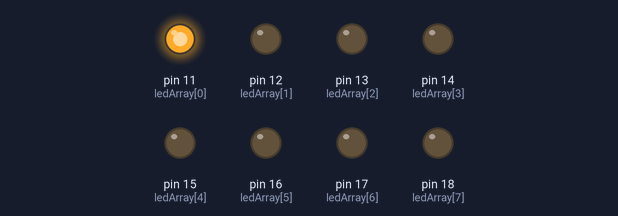
Bench run of a sketch on a simulated Arduino Uno, built with avr-gcc and run on an emulated ATmega328P. Shown: output pins drawn as LEDs (lit = HIGH).

Above: at 0.05 s.
At 1.05 s:
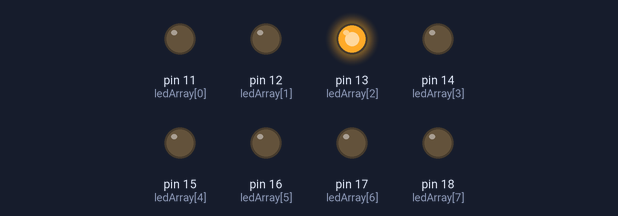
At 2.05 s:
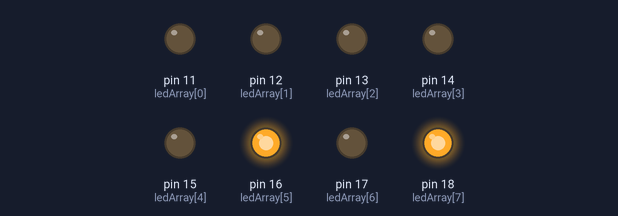
At 4.05 s:
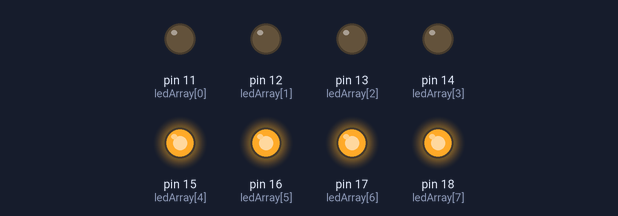
At 6.05 s:
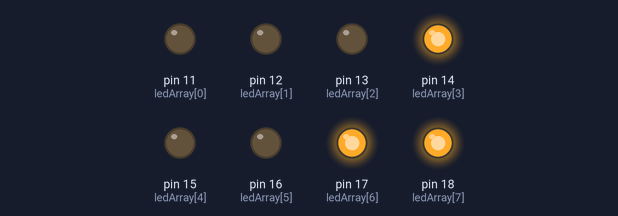
At 8.15 s:
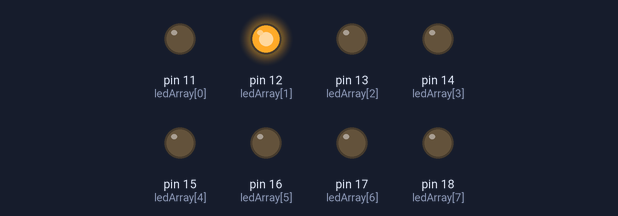
Timing chart, 0 to 8.4 s (numbered marks = the images above):
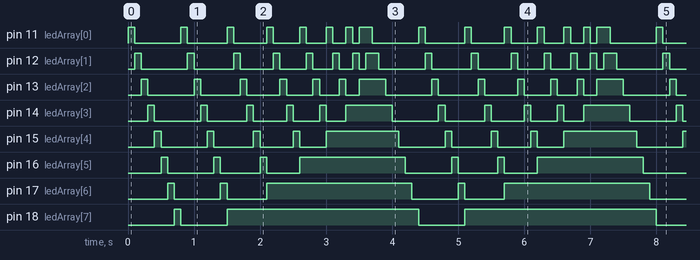

The sketch:

_02_dancing_light_2.ino
```cpp
uint8_t ledArray[8] = {
  11,12,13,14,15,16,17,18};
uint16_t delay_master = 100;

void setup()
{
  for (int i=0; i<8; i++)
  {
    pinMode(ledArray[i], OUTPUT);
  }
}

void ledArray_blink()
{
  for (int j = 8; j>=0;j--){
    for (int i=0; i<j; i++)
    {
      digitalWrite(ledArray[i], HIGH);
      delay(delay_master);
      digitalWrite(ledArray[i], LOW);
    }
    digitalWrite(ledArray[j],HIGH);
  }
}

void loop()
{
  ledArray_blink();
}
```

Measured:
- by itself, pin 16 (ledArray[5]): repeats every 3.6 s: LOW 0.70 s, HIGH 0.10 s, LOW 0.60 s, HIGH 0.10 s, LOW 0.50 s, HIGH 1.6 s
- by itself, pin 17 (ledArray[6]): repeats every 3.6 s: LOW 0.70 s, HIGH 0.10 s, LOW 0.60 s, HIGH 2.2 s
- by itself, pin 18 (ledArray[7]): repeats every 3.6 s: LOW 0.70 s, HIGH 2.9 s
- by itself, pin 15 (ledArray[4]): repeats every 3.6 s: LOW 0.70 s, HIGH 0.10 s, LOW 0.60 s, HIGH 0.10 s, LOW 0.50 s, HIGH 0.10 s, LOW 0.40 s, HIGH 1.1 s
- by itself, pin 14 (ledArray[3]): repeats every 3.6 s: LOW 0.70 s, HIGH 0.10 s, LOW 0.60 s, HIGH 0.10 s, LOW 0.50 s, HIGH 0.10 s, LOW 0.40 s, HIGH 0.10 s, LOW 0.30 s, HIGH 0.70 s
